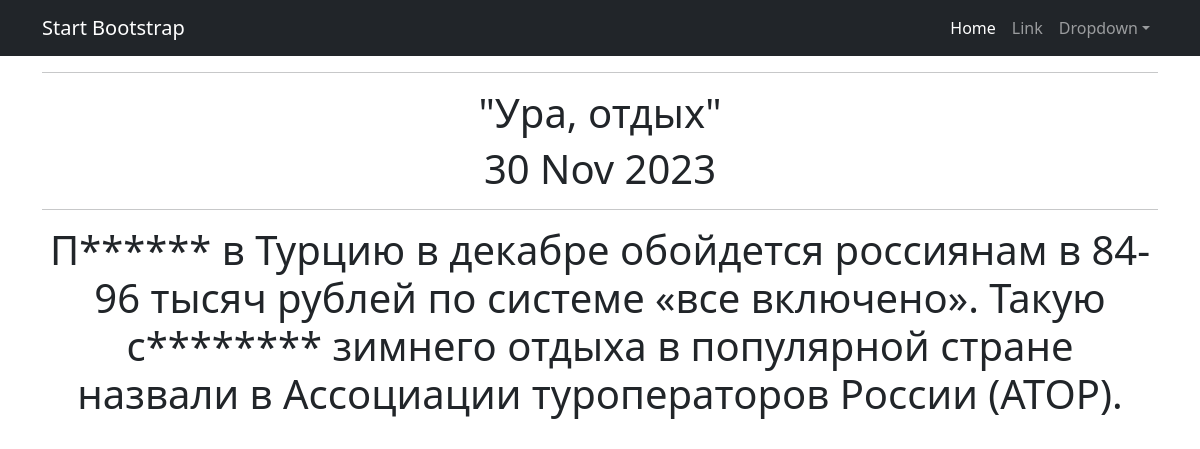
The page /posts/2 on the database its author committed.
### news/models.py (models this page shows, shortened)
class Post(models.Model):
    article = "AR"
    news = "NE"
    POSITIONS = [
        (article, "Статья"),
        (news, "Новость"),
    ]
    time_in = models.DateTimeField(auto_now_add=True)
    type_of_post = models.CharField(max_length=2,
                                    choices=POSITIONS,
                                    default=news
                                    )
    heading = models.CharField(max_length=30)
    text_of_post = models.TextField(max_length=2000)
    rating = models.FloatField(default=0.0)
    author = models.ForeignKey(Author, on_delete=models.CASCADE)
    category = models.ManyToManyField(Category, through='PostCategory')

### news/views.py (the view)
# urls.py: path('<int:pk>', PostDetail.as_view(), name='post_detail'),
class PostDetail(DetailView):
    model = Post
    template_name = 'posts_info/post_detail.html'
    context_object_name = 'post'

### news/templatetags/custom_filters.py (called while the page is built)
@register.filter()
def censor(text):
    text_list = text.split()
    censored_text_list = []
    bad_words = ['поездка', 'стоимость']
    for word in text_list:
        clean_word = ''.join(c for c in word if c not in string.punctuation)
        if clean_word.lower() in bad_words:
            censored_word = clean_word[0] + (len(clean_word) - 1) * '*'
            censored_text_list.append(word.replace(clean_word, censored_word))
        else:
            censored_text_list.append(word)
    return ' '.join(censored_text_list)

### templates/posts_info/post_detail.html (shortened to what this page needs)
{% extends 'default.html' %}
{% load custom_filters %}
{% block content %}
<hr>
<h1>"{{ post.heading}}"</h1>
<h1>{{ post.time_in|date:'d M Y'}}</h1>
<hr>
<h1>{{ post.text_of_post|censor}}</h1>
{% endblock content %}

### rows shown on the page
Post: heading "Ура, отдых", time_in "30 Nov 2023", text_of_post|censor "П****** в Турцию в декабре обойдется россиянам в 84-96 тысяч рублей по системе «все включено». Такую с******** зимнего отдыха в популярной стране назвали в Ассоциации туроператоров России (АТОР)."
